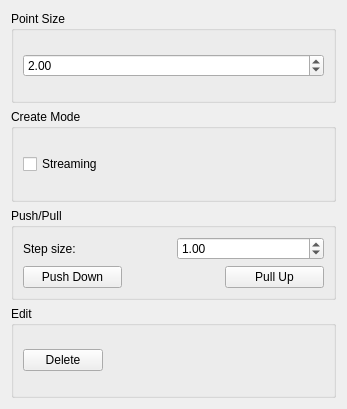
<?xml version="1.0" encoding="UTF-8"?>
<ui version="4.0">
 <class>PropertiesWidget</class>
 <widget class="QWidget" name="PropertiesWidget">
  <property name="geometry">
   <rect>
    <x>0</x>
    <y>0</y>
    <width>347</width>
    <height>409</height>
   </rect>
  </property>
  <property name="windowTitle">
   <string>Form</string>
  </property>
  <layout class="QVBoxLayout" name="verticalLayout">
   <item>
    <widget class="QGroupBox" name="groupBox">
     <property name="title">
      <string>Point Size</string>
     </property>
     <layout class="QVBoxLayout" name="verticalLayout_2">
      <item>
       <widget class="QDoubleSpinBox" name="_doubleSpinBoxPointSize">
        <property name="sizePolicy">
         <sizepolicy hsizetype="Minimum" vsizetype="Fixed">
          <horstretch>0</horstretch>
          <verstretch>0</verstretch>
         </sizepolicy>
        </property>
        <property name="minimum">
         <double>0.010000000000000</double>
        </property>
        <property name="maximum">
         <double>999999.989999999990687</double>
        </property>
        <property name="value">
         <double>2.000000000000000</double>
        </property>
       </widget>
      </item>
     </layout>
    </widget>
   </item>
   <item>
    <widget class="QGroupBox" name="groupBox_8">
     <property name="title">
      <string>Create Mode</string>
     </property>
     <layout class="QVBoxLayout" name="verticalLayout_11">
      <item>
       <widget class="QCheckBox" name="_checkBoxStreamingCreate">
        <property name="toolTip">
         <string>Add nodes in streaming mode </string>
        </property>
        <property name="text">
         <string>Streaming</string>
        </property>
       </widget>
      </item>
     </layout>
    </widget>
   </item>
   <item>
    <widget class="QGroupBox" name="groupBox_10">
     <property name="title">
      <string>Push/Pull</string>
     </property>
     <layout class="QVBoxLayout" name="verticalLayout_7">
      <item>
       <layout class="QHBoxLayout" name="horizontalLayout_2">
        <item>
         <widget class="QLabel" name="label_10">
          <property name="text">
           <string>Step size:</string>
          </property>
         </widget>
        </item>
        <item>
         <widget class="QDoubleSpinBox" name="_doubleSpinBoxStepSize">
          <property name="toolTip">
           <string>Set the depth for pushing/pulling segmentation points down/up a layer</string>
          </property>
          <property name="value">
           <double>1.000000000000000</double>
          </property>
         </widget>
        </item>
       </layout>
      </item>
      <item>
       <layout class="QHBoxLayout" name="horizontalLayout_6">
        <item>
         <widget class="QPushButton" name="_pushButtonPushDown">
          <property name="minimumSize">
           <size>
            <width>99</width>
            <height>0</height>
           </size>
          </property>
          <property name="text">
           <string>Push Down</string>
          </property>
         </widget>
        </item>
        <item>
         <spacer name="horizontalSpacer_5">
          <property name="orientation">
           <enum>Qt::Horizontal</enum>
          </property>
          <property name="sizeHint" stdset="0">
           <size>
            <width>40</width>
            <height>20</height>
           </size>
          </property>
         </spacer>
        </item>
        <item>
         <widget class="QPushButton" name="_pushButtonPullUp">
          <property name="minimumSize">
           <size>
            <width>99</width>
            <height>0</height>
           </size>
          </property>
          <property name="text">
           <string>Pull Up</string>
          </property>
         </widget>
        </item>
       </layout>
      </item>
     </layout>
    </widget>
   </item>
   <item>
    <widget class="QGroupBox" name="groupBox_11">
     <property name="title">
      <string>Edit</string>
     </property>
     <layout class="QVBoxLayout" name="verticalLayout_14">
      <item>
       <layout class="QHBoxLayout" name="horizontalLayout_5">
        <item>
         <widget class="QPushButton" name="_pushButtonDelete">
          <property name="toolTip">
           <string>Remove selected segmentation points</string>
          </property>
          <property name="text">
           <string>Delete</string>
          </property>
         </widget>
        </item>
        <item>
         <spacer name="horizontalSpacer_4">
          <property name="orientation">
           <enum>Qt::Horizontal</enum>
          </property>
          <property name="sizeHint" stdset="0">
           <size>
            <width>40</width>
            <height>20</height>
           </size>
          </property>
         </spacer>
        </item>
       </layout>
      </item>
     </layout>
    </widget>
   </item>
  </layout>
 </widget>
 <resources>
  <include location="images.qrc"/>
 </resources>
 <connections/>
</ui>
